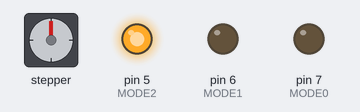
A sketch run on a simulated Arduino Uno, built with avr-gcc and run on an emulated ATmega328P. Parts: stepper motor, output pins drawn as LEDs (lit = HIGH). Stepper angles assume 200 steps per turn.

Above: at 0.15 s.
At 10.05 s:
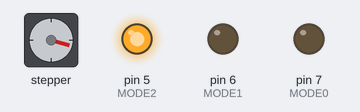
At 19.96 s:
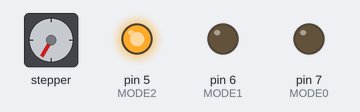
At 39.77 s:
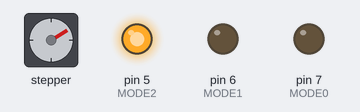
Timing chart, 0 to 40.0 s (numbered marks = the images above):
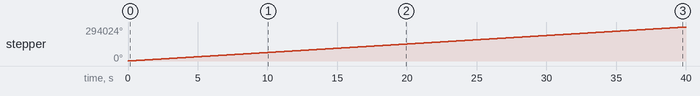

Measured:
- by itself, stepper: keeps turning clockwise at about 7351°/s

The sketch:

stepper2.ino
```cpp
#include <AccelStepper.h>

AccelStepper stepper (1, 9,10);
int MODE0 = 7;
int MODE1 = 6;
int MODE2 = 5;

void setup()
{
   stepper.setMaxSpeed(15000);
   stepper.setSpeed(12000);
   pinMode(MODE0, OUTPUT);
   pinMode(MODE1, OUTPUT);
   pinMode(MODE2, OUTPUT);


   //Motor is now running in Microstepping mode (1/16)

   digitalWrite(MODE0, LOW);
   digitalWrite(MODE1, LOW);
   digitalWrite(MODE2, HIGH);

}

void loop()
{

   stepper.runSpeed();
}
```
